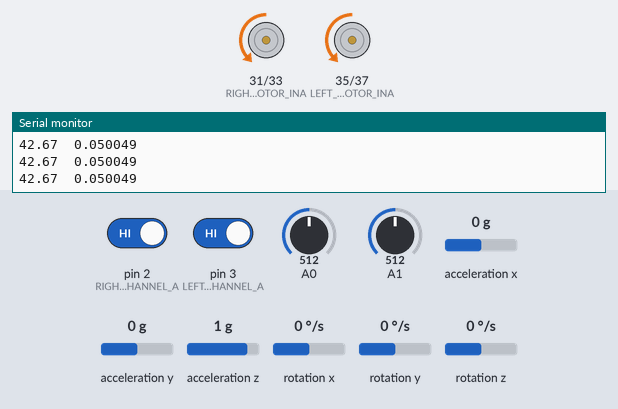
The sketch below on a simulated Arduino Mega 2560, built with avr-gcc and run on an emulated ATmega2560. Parts: motor-driver pin pairs drawn as motors (green arrow = first pin HIGH = forward, orange = second pin HIGH = backward, longer = more drive, scaled by the enable pin), the last lines printed to the serial monitor. The test bench sets the inputs (shaded band); at power-on: A0 = 512, acceleration x 0 g, pin 2 (RIGHT_ENCODER_CHANNEL_A) HIGH, pin 3 (LEFT_ENCODER_CHANNEL_A) HIGH, A1 = 512, acceleration y 0 g, acceleration z 1 g, rotation x 0 °/s, rotation y 0 °/s, rotation z 0 °/s.

Above: at 1.2 s.
1.3 s: A0 set to 70
At 1.7 s:
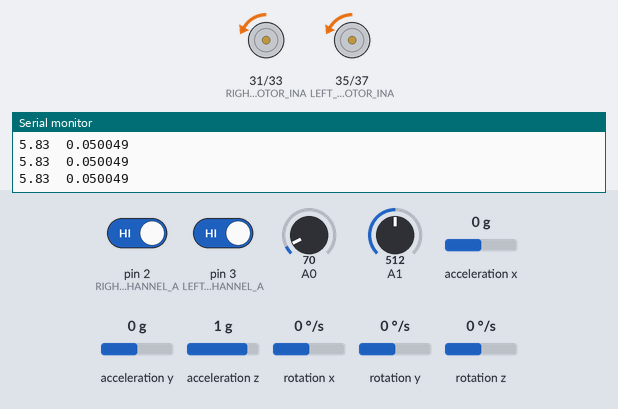
2.8 s: acceleration x set to -1.4 g
At 4.0 s:
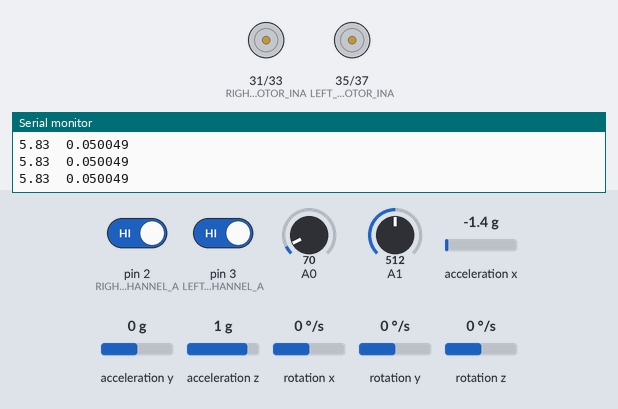
4.3 s: acceleration x set to -0.7 g
5.8 s: acceleration x set to -0.4 g
At 6.4 s:
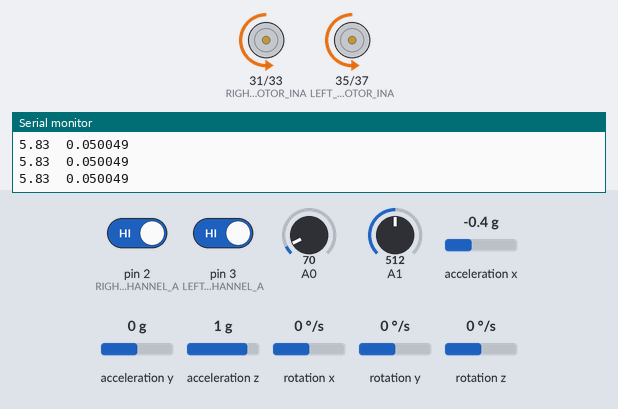
7.3 s: A0 set to 265
At 8.5 s:
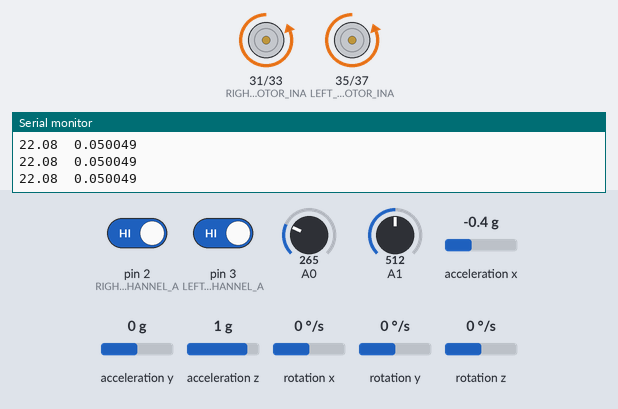
8.8 s: acceleration x set to 0.1 g
At 9.9 s:
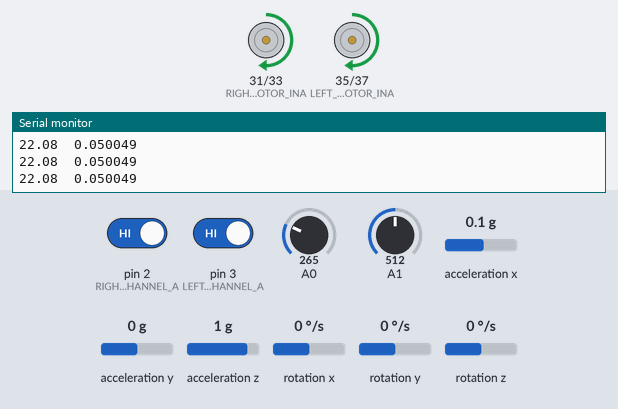
Timing chart, 0 to 11.3 s (numbered marks = the images above; inputs shaded):
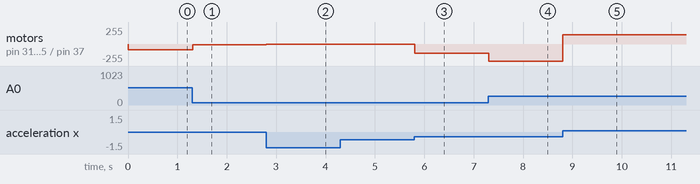

The sketch:

dieuKhienDongCo.ino
```cpp
#define         RIGHT_MOTOR_INB          33
#define         RIGHT_MOTOR_INA          31
#define         RIGHT_MOTOR_EN           9
#define         LEFT_MOTOR_INB           37
#define         LEFT_MOTOR_INA           35
#define         LEFT_MOTOR_EN            10

void XuatRaDC(float Speed)   // chương trình con của hàm output ra động cơ
{
  int PwmLeft = 0, PwmRight = 0;
  PwmLeft = int(-Speed);
  PwmRight = int(Speed);
  //----------------------------- XUẤT RA ĐỘNG CƠ ----------------------------
  if (PwmLeft < 0)
  {
    if (PwmLeft < -255)       PwmLeft = -255;
    digitalWrite(LEFT_MOTOR_INA, HIGH);
    digitalWrite(LEFT_MOTOR_INB, LOW);
    PwmLeft = abs(PwmLeft);
  }
  else    // PwmLeft>=0
  {
    if (PwmLeft > 255)      PwmLeft = 255;
    digitalWrite(LEFT_MOTOR_INA, LOW);
    digitalWrite(LEFT_MOTOR_INB, HIGH);
  }
  if (PwmRight < 0)
  {
    if (PwmRight < -255)        PwmRight = -255;
    digitalWrite(RIGHT_MOTOR_INA, LOW);
    digitalWrite(RIGHT_MOTOR_INB, HIGH);
    PwmRight = abs(PwmRight);
  }
  else    // PwmRight>=0
  {
    if (PwmRight > 255)        PwmRight = 255;
    digitalWrite(RIGHT_MOTOR_INA, HIGH);
    digitalWrite(RIGHT_MOTOR_INB, LOW);
  }
  analogWrite(LEFT_MOTOR_EN,  PwmLeft);
  analogWrite(RIGHT_MOTOR_EN, PwmRight);
}

void Motor_config()
{
  /* cấu hình động cơ trái */
  pinMode(LEFT_MOTOR_INB, OUTPUT);    // chân điều khiển động cơ quay thuận - nghịch
  pinMode(LEFT_MOTOR_INA, OUTPUT);    // chân điều khiển động cơ quay thuận - nghịch
  pinMode(LEFT_MOTOR_EN, OUTPUT);     // chân PWM điều khiển tốc độ động cơ

   /* cấu hình động cơ phải */
  pinMode(RIGHT_MOTOR_INB, OUTPUT);   // chân điều khiển động cơ quay thuận - nghịch
  pinMode(RIGHT_MOTOR_INA, OUTPUT);   // chân điều khiển động cơ quay thuận - nghịch
  pinMode(RIGHT_MOTOR_EN, OUTPUT);    // chân PWM điều khiển tốc độ động cơ
}
```

docBienTro.ino
```cpp
int docGiaTriKP()
{
  return analogRead(A0);
}

int docGiaTriKV()
{
  return analogRead(A1);
}
```

docEncoder.ino
```cpp
#define LEFT_ENCODER_CHANNEL_A 3
#define LEFT_ENCODER_CHANNEL_B 4
#define RIGHT_ENCODER_CHANNEL_A 2
#define RIGHT_ENCODER_CHANNEL_B 5

volatile long int leftEncoderCounter = 0;
volatile long int rightEncoderCounter = 0;

void leftEncoderIntFunc()
{
  if (digitalRead(LEFT_ENCODER_CHANNEL_B) == HIGH)
    leftEncoderCounter++;
  else
    leftEncoderCounter--;
}

void rightEncoderIntFunc()
{
  if (digitalRead(RIGHT_ENCODER_CHANNEL_B) == HIGH)
    rightEncoderCounter--;
  else
    rightEncoderCounter++;
}

float readSpeed()    // chương trình con của hàm đo vận tốc bánh xe
{
  /*
    Encoder 13 xung, động cơ 1 : 34
    1 Vong        <-->    442 xung
    0.08 s        -->   X / 442              Vòng
    60 s          -->   60 * (X / 442) / 0.08 = X * 1.6968 Vong / phut
  */

  static unsigned long mSecond = millis();
  static float Speed = 0;
  static long X, PreEncoder = 0;
  if (millis() - mSecond >= 80) // mỗi 80ms thì mới đọc một lần, lấy trung bình vận tốc của 2 bánh xe
  {
    mSecond = millis();
    X = (leftEncoderCounter + rightEncoderCounter)/2 - PreEncoder;
    PreEncoder = (leftEncoderCounter + rightEncoderCounter)/2;
    Speed = X * 1.6968;
  }
  return Speed;
}

void Encoder_config()
{
  pinMode(LEFT_ENCODER_CHANNEL_A, INPUT);
  pinMode(LEFT_ENCODER_CHANNEL_B, INPUT);
  pinMode(RIGHT_ENCODER_CHANNEL_A, INPUT);
  pinMode(RIGHT_ENCODER_CHANNEL_B, INPUT);
  attachInterrupt(digitalPinToInterrupt(LEFT_ENCODER_CHANNEL_A), leftEncoderIntFunc, RISING);
  attachInterrupt(digitalPinToInterrupt(RIGHT_ENCODER_CHANNEL_A), rightEncoderIntFunc, RISING);
}
```

master.ino
```cpp
#include <MPU6050_tockn.h>
#include <Wire.h>

MPU6050 mpu6050(Wire);

float GocMucTieu = 0;
float VanTocMucTieu = 0;
float KP = 52.58, KV = 0;
float offset = 2.01;

void setup() {
  Serial.begin(19200);
  Wire.begin();
  mpu6050.begin();
  mpu6050.setGyroOffsets(0.47, 0.86, -2.10);
  Motor_config();
  Encoder_config();
}

void loop() {
  //Cập nhật giá trị cảm biến MP6050
  mpu6050.update();

  //Cập nhật vận tốc xe
  float VanTocXe = readSpeed();

  //Cập nhật góc nghiêng của xe
  float GocNghieng = mpu6050.getAngleY();

  //Đọc giá trị 2 biến trở và gán vào KP, KV
  KP = float(docGiaTriKP())/(1023/80);
  KV = float(docGiaTriKV())/(1023/0.1);

  float SaiSoVanToc = VanTocMucTieu - VanTocXe;
  float GocMucTieu = KV * SaiSoVanToc;
  float SaiSo = GocMucTieu - GocNghieng - offset;


  float PWM = KP * SaiSo;

  if (GocNghieng < 30 && GocNghieng > -30)
  {
    XuatRaDC(PWM);
  }
  else
  {
    XuatRaDC(0);
  }


  Serial.print(KP,2);
  Serial.print(" \ ");
  Serial.println(KV,6);
}
```

Measured:
- the behaviour switches between -0.6 and -0.5 g on acceleration x (found by bisection; images 2 and 3)
- after the input at 1.3 s, motor on pin 31 (RIGHT_MOTOR_INA) / pin 33 (RIGHT_MOTOR_INB), motor on pin 35 (LEFT_MOTOR_INA) / pin 37 (LEFT_MOTOR_INB): backward 85/255 → backward 11/255 at once
- after the input at 2.8 s, motor on pin 31 (RIGHT_MOTOR_INA) / pin 33 (RIGHT_MOTOR_INB), motor on pin 35 (LEFT_MOTOR_INA) / pin 37 (LEFT_MOTOR_INB): backward 11/255 → stopped at once
- after the input at 5.8 s, motor on pin 31 (RIGHT_MOTOR_INA) / pin 33 (RIGHT_MOTOR_INB), motor on pin 35 (LEFT_MOTOR_INA) / pin 37 (LEFT_MOTOR_INB): stopped → backward 138/255 at once
- after the input at 7.3 s, motor on pin 31 (RIGHT_MOTOR_INA) / pin 33 (RIGHT_MOTOR_INB), motor on pin 35 (LEFT_MOTOR_INA) / pin 37 (LEFT_MOTOR_INB): backward 138/255 → backward 255/255 at once
- after the input at 8.8 s, motor on pin 31 (RIGHT_MOTOR_INA) / pin 33 (RIGHT_MOTOR_INB), motor on pin 35 (LEFT_MOTOR_INA) / pin 37 (LEFT_MOTOR_INB): backward 255/255 → forward 138/255 at once
